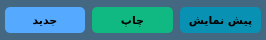
    <widget class="QFrame" name="frame_9">
     <property name="geometry">
      <rect>
       <x>5</x>
       <y>360</y>
       <width>266</width>
       <height>40</height>
      </rect>
     </property>
     <property name="autoFillBackground">
      <bool>false</bool>
     </property>
     <property name="styleSheet">
      <string notr="true">background-color: #456882;
border-radius: 10px;</string>
     </property>
     <property name="frameShape">
      <enum>QFrame::Shape::StyledPanel</enum>
     </property>
     <property name="frameShadow">
      <enum>QFrame::Shadow::Raised</enum>
     </property>
     <widget class="QPushButton" name="new_deal_btn">
      <property name="geometry">
       <rect>
        <x>5</x>
        <y>7</y>
        <width>80</width>
        <height>26</height>
       </rect>
      </property>
      <property name="font">
       <font>
        <family>IRANSansDN</family>
        <pointsize>8</pointsize>
        <bold>true</bold>
       </font>
      </property>
      <property name="styleSheet">
       <string notr="true">
background-color: rgb(85, 170, 255);
border-radius: 5px;</string>
      </property>
      <property name="text">
       <string>جدید</string>
      </property>
      <property name="icon">
       <iconset theme="QIcon::ThemeIcon::DocumentNew"/>
      </property>
     </widget>
     <widget class="QPushButton" name="print_btn">
      <property name="geometry">
       <rect>
        <x>92</x>
        <y>7</y>
        <width>81</width>
        <height>26</height>
       </rect>
      </property>
      <property name="font">
       <font>
        <family>IRANSansDN</family>
        <pointsize>8</pointsize>
        <bold>true</bold>
       </font>
      </property>
      <property name="styleSheet">
       <string notr="true">background-color: #10B981;
border-radius: 5px;</string>
      </property>
      <property name="text">
       <string>چاپ</string>
      </property>
      <property name="icon">
       <iconset theme="QIcon::ThemeIcon::Scanner"/>
      </property>
     </widget>
     <widget class="QPushButton" name="preview_btn">
      <property name="geometry">
       <rect>
        <x>180</x>
        <y>7</y>
        <width>81</width>
        <height>26</height>
       </rect>
      </property>
      <property name="font">
       <font>
        <family>IRANSansDN</family>
        <pointsize>8</pointsize>
        <bold>true</bold>
       </font>
      </property>
      <property name="styleSheet">
       <string notr="true">background-color: #0891B2;
border-radius: 5px;
</string>
      </property>
      <property name="text">
       <string>پیش نمایش</string>
      </property>
      <property name="icon">
       <iconset theme="QIcon::ThemeIcon::DocumentPrintPreview"/>
      </property>
     </widget>
    </widget>
